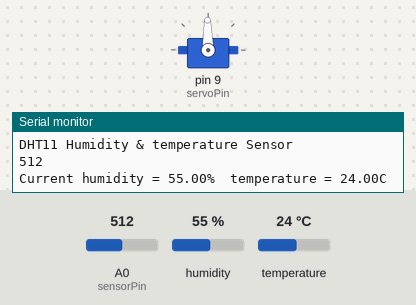
The sketch below on a simulated Arduino Uno, built with avr-gcc and run on an emulated ATmega328P. Parts: servo, the last lines printed to the serial monitor. The test bench sets the inputs (shaded band); at power-on: A0 (sensorPin) = 512, humidity 55 %, temperature 24 °C.

Above: at 2.7 s.
2.8 s: A0 (sensorPin) set to 716
At 63.8 s:
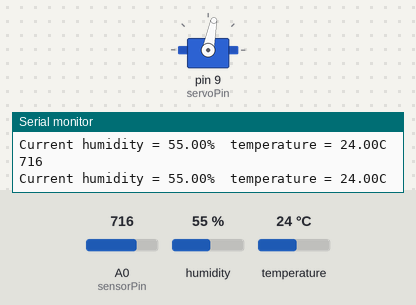
Timing chart, 0 to 64.4 s (numbered marks = the images above; inputs shaded):
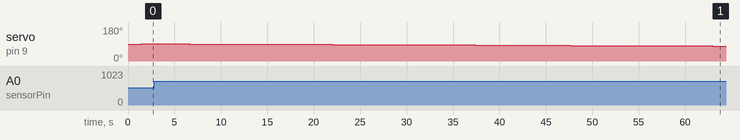

The sketch:

MCA_proj.ino
```cpp
#include <dht.h>


#define dht_apin A2 // Analog Pin sensor is connected to

dht DHT;

#include <Servo.h>

int sensorPin = A0;
int servoPin  = 9;

int sensorValue = 0;
int servoGrad = 90;
int tolerance = 10;

Servo myservo;


void setup(){
  pinMode( sensorPin, INPUT);
  myservo.attach( servoPin );
  myservo.write( servoGrad );

  Serial.begin(9600);
  delay(500);//Delay to let system boot
  Serial.println("DHT11 Humidity & temperature Sensor\n\n");
  delay(1000);//Wait before accessing Sensor

}

void loop(){
  //Start of Program

  sensorValue = analogRead(sensorPin);
  Serial.println(sensorValue);
  if ( sensorValue < (650-tolerance) )
  {
    if (servoGrad < 180) servoGrad++;
  }

  if ( sensorValue > (650+tolerance) )
  {
    if (servoGrad > 0) servoGrad--;
  }

  myservo.write( servoGrad );

  delay(100);
    DHT.read11(dht_apin);

    Serial.print("Current humidity = ");
    Serial.print(DHT.humidity);
    Serial.print("%  ");
    Serial.print("temperature = ");
    Serial.print(DHT.temperature);
    Serial.println("C  ");

    delay(5000);//Wait 5 seconds before accessing sensor again.

  //Fastest should be once every two seconds.

}// end loop(
```
